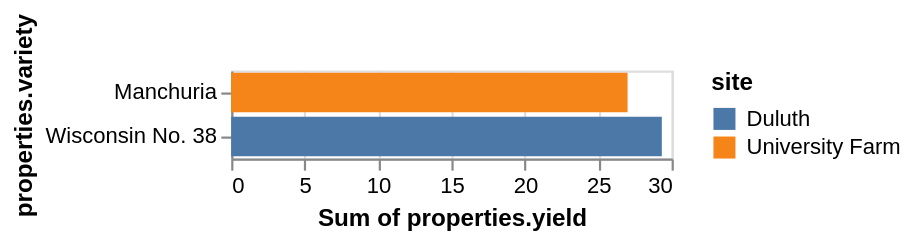

This figure's Vega-Lite source:
### Vega specification from a JSON file in a GitHub repository (floating-point values rounded to 4 significant figures)
{"$schema": "https://vega.github.io/schema/vega/v5.json", "background": "white", "padding": 5, "width": 200, "style": "cell", "data": [{"name": "source_0", "values": {"features": [{"properties": {"variety": "Manchuria", "yield": 27, "site": "University Farm"}}, {"properties": {"variety": "Wisconsin No. 38", "yield": 29.33, "site": "Duluth"}}], "type": "FeatureCollection"}, "format": {"type": "json", "property": "features"}}, {"name": "data_0", "source": "source_0", "transform": [{"type": "formula", "expr": "datum[\"properties\"] && datum[\"properties\"][\"yield\"]", "as": "properties.yield"}, {"type": "formula", "expr": "datum[\"properties\"] && datum[\"properties\"][\"variety\"]", "as": "properties.variety"}, {"type": "formula", "expr": "datum[\"properties\"] && datum[\"properties\"][\"site\"]", "as": "properties.site"}, {"type": "aggregate", "groupby": ["properties\\.variety", "properties\\.site"], "ops": ["sum"], "fields": ["properties\\.yield"], "as": ["sum_properties.yield"]}, {"type": "stack", "groupby": ["properties\\.variety"], "field": "sum_properties\\.yield", "sort": {"field": ["properties\\.site"], "order": ["ascending"]}, "as": ["sum_properties.yield_start", "sum_properties.yield_end"], "offset": "zero"}, {"type": "filter", "expr": "isValid(datum[\"sum_properties.yield\"]) && isFinite(+datum[\"sum_properties.yield\"])"}]}], "signals": [{"name": "y_step", "value": 20}, {"name": "height", "update": "bandspace(domain('y').length, 0.1, 0.05) * y_step"}], "marks": [{"name": "marks", "type": "rect", "style": ["bar"], "from": {"data": "data_0"}, "encode": {"update": {"fill": {"scale": "color", "field": "properties\\.site"}, "ariaRoleDescription": {"value": "bar"}, "description": {"signal": "\"Sum of properties.yield: \" + (format(datum[\"sum_properties.yield\"], \"\")) + \"; properties.variety: \" + (isValid(datum[\"properties.variety\"]) ? datum[\"properties.variety\"] : \"\"+datum[\"properties.variety\"]) + \"; site: \" + (isValid(datum[\"properties.site\"]) ? datum[\"properties.site\"] : \"\"+datum[\"properties.site\"])"}, "x": {"scale": "x", "field": "sum_properties\\.yield_end"}, "x2": {"scale": "x", "field": "sum_properties\\.yield_start"}, "y": {"scale": "y", "field": "properties\\.variety"}, "height": {"scale": "y", "band": 1}}}}], "scales": [{"name": "x", "type": "linear", "domain": {"data": "data_0", "fields": ["sum_properties\\.yield_start", "sum_properties\\.yield_end"]}, "range": [0, {"signal": "width"}], "nice": true, "zero": true}, {"name": "y", "type": "band", "domain": {"data": "data_0", "field": "properties\\.variety", "sort": true}, "range": {"step": {"signal": "y_step"}}, "paddingInner": 0.1, "paddingOuter": 0.05}, {"name": "color", "type": "ordinal", "domain": {"data": "data_0", "field": "properties\\.site", "sort": true}, "range": "category"}], "axes": [{"scale": "x", "orient": "bottom", "gridScale": "y", "grid": true, "tickCount": {"signal": "ceil(width/40)"}, "domain": false, "labels": false, "aria": false, "maxExtent": 0, "minExtent": 0, "ticks": false, "zindex": 0}, {"scale": "x", "orient": "bottom", "grid": false, "title": "Sum of properties.yield", "labelFlush": true, "labelOverlap": true, "tickCount": {"signal": "ceil(width/40)"}, "zindex": 0}, {"scale": "y", "orient": "left", "grid": false, "title": "properties.variety", "zindex": 0}], "legends": [{"title": "site", "fill": "color", "symbolType": "square"}]}
